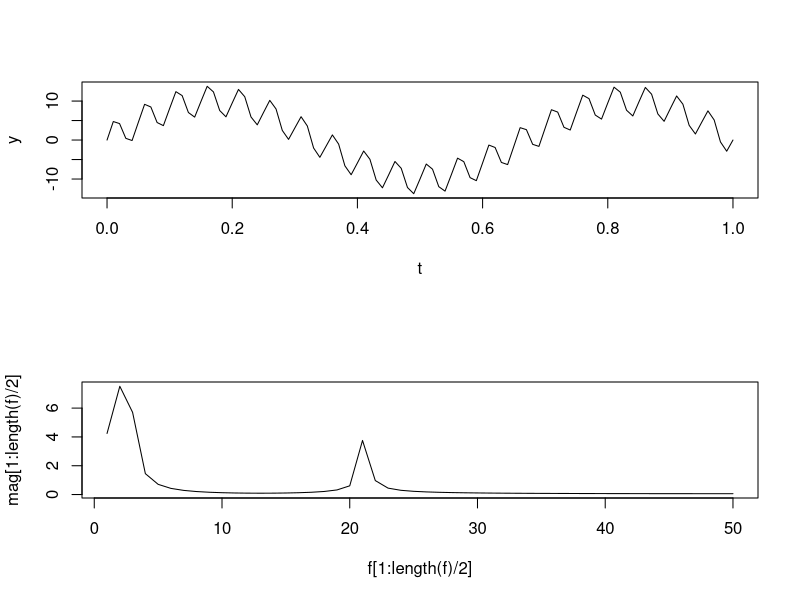

This figure's R source:
require(stats)
#Domain setup

dt <- 0.01 #s
n <- T/dt
df <- 1/T
t <- seq(0,T,by=dt) #also try ts function

#CREATE OUR TIME SERIES DATA
y <- 10*sin(2*pi*1.5*t) +4* sin(2*pi*20*t)

#CREATE OUR FREQUENCY ARRAY
f <- 1:length(t)/T
#FOURIER TRANSFORM WORK
Y <- fft(y)
mag <- sqrt(Re(Y)^2+Im(Y)^2)*2/n
phase <- atan(Im(Y)/Re(Y))
Yr <- Re(Y)
Yi <- Im(Y)
fft(Y,inverse = T)
y
#PLOTTING
layout(matrix(c(1,2), 2, 1, byrow = TRUE))
plot(t,y,type="l",xlim=c(0,T))
plot(f[1:length(f)/2],mag[1:length(f)/2],type="l")
